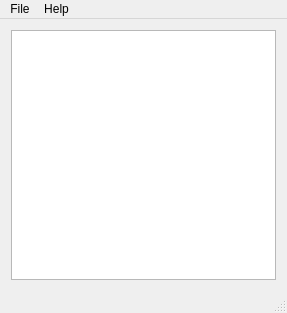
<?xml version="1.0" encoding="UTF-8"?>
<ui version="4.0">
 <class>MainWindow</class>
 <widget class="QMainWindow" name="MainWindow">
  <property name="geometry">
   <rect>
    <x>0</x>
    <y>0</y>
    <width>287</width>
    <height>313</height>
   </rect>
  </property>
  <property name="windowTitle">
   <string>MainWindow</string>
  </property>
  <widget class="QWidget" name="centralWidget">
   <layout class="QGridLayout" name="gridLayout">
    <item row="0" column="0">
     <widget class="QTextEdit" name="textEdit">
      <property name="readOnly">
       <bool>false</bool>
      </property>
      <property name="overwriteMode">
       <bool>false</bool>
      </property>
     </widget>
    </item>
   </layout>
  </widget>
  <widget class="QMenuBar" name="menuBar">
   <property name="geometry">
    <rect>
     <x>0</x>
     <y>0</y>
     <width>287</width>
     <height>21</height>
    </rect>
   </property>
   <widget class="QMenu" name="menuFile">
    <property name="title">
     <string>File</string>
    </property>
    <addaction name="actionNew"/>
    <addaction name="actionOpen"/>
    <addaction name="actionSave"/>
    <addaction name="actionSave_As"/>
    <addaction name="separator"/>
    <addaction name="actionExit"/>
   </widget>
   <widget class="QMenu" name="menuHelp">
    <property name="title">
     <string>Help</string>
    </property>
    <addaction name="actionAbout"/>
   </widget>
   <addaction name="menuFile"/>
   <addaction name="menuHelp"/>
  </widget>
  <widget class="QStatusBar" name="statusBar"/>
  <action name="actionNew">
   <property name="text">
    <string>New</string>
   </property>
   <property name="shortcut">
    <string>Ctrl+N</string>
   </property>
  </action>
  <action name="actionOpen">
   <property name="text">
    <string>Open</string>
   </property>
   <property name="shortcut">
    <string>Ctrl+O</string>
   </property>
  </action>
  <action name="actionSave">
   <property name="text">
    <string>Save</string>
   </property>
   <property name="shortcut">
    <string>Ctrl+S</string>
   </property>
  </action>
  <action name="actionSave_As">
   <property name="text">
    <string>Save As</string>
   </property>
   <property name="shortcut">
    <string>Ctrl+Shift+S</string>
   </property>
  </action>
  <action name="actionExit">
   <property name="text">
    <string>Exit</string>
   </property>
   <property name="shortcut">
    <string>Shift+F4</string>
   </property>
  </action>
  <action name="actionAbout">
   <property name="text">
    <string>About</string>
   </property>
  </action>
 </widget>
 <layoutdefault spacing="6" margin="11"/>
 <resources/>
 <connections/>
</ui>
